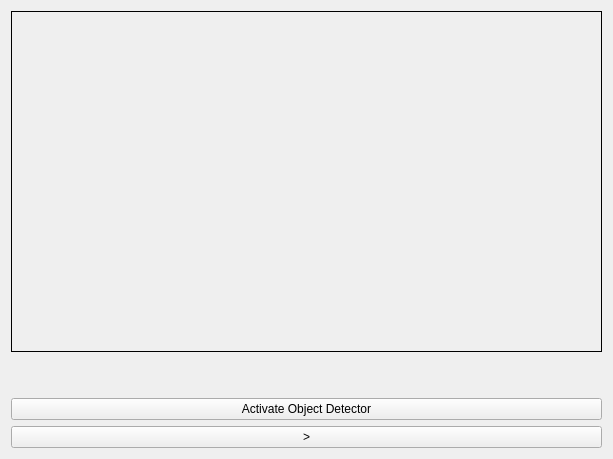
<?xml version="1.0" encoding="UTF-8"?>
<ui version="4.0">
 <class>QCvWidget</class>
 <widget class="QWidget" name="QCvWidget">
  <property name="geometry">
   <rect>
    <x>0</x>
    <y>0</y>
    <width>613</width>
    <height>459</height>
   </rect>
  </property>
  <property name="windowTitle">
   <string>QCvWidget</string>
  </property>
  <layout class="QGridLayout" name="gridLayout_2">
   <item row="0" column="0">
    <layout class="QVBoxLayout" name="verticalLayout">
     <item>
      <widget class="QLabel" name="labelView">
       <property name="sizePolicy">
        <sizepolicy hsizetype="Expanding" vsizetype="Expanding">
         <horstretch>0</horstretch>
         <verstretch>0</verstretch>
        </sizepolicy>
       </property>
       <property name="styleSheet">
        <string notr="true">border: 1px solid;</string>
       </property>
       <property name="text">
        <string/>
       </property>
      </widget>
     </item>
     <item>
      <spacer name="verticalSpacer">
       <property name="orientation">
        <enum>Qt::Vertical</enum>
       </property>
       <property name="sizeType">
        <enum>QSizePolicy::Minimum</enum>
       </property>
       <property name="sizeHint" stdset="0">
        <size>
         <width>20</width>
         <height>40</height>
        </size>
       </property>
      </spacer>
     </item>
     <item>
      <widget class="QPushButton" name="activateYOLO">
       <property name="text">
        <string>Activate Object Detector</string>
       </property>
      </widget>
     </item>
     <item>
      <layout class="QHBoxLayout" name="horizontalLayout_2">
       <item>
        <widget class="QPushButton" name="pushButtonPlay">
         <property name="text">
          <string>&gt;</string>
         </property>
        </widget>
       </item>
      </layout>
     </item>
    </layout>
   </item>
  </layout>
 </widget>
 <layoutdefault spacing="6" margin="11"/>
 <resources/>
 <connections/>
</ui>
